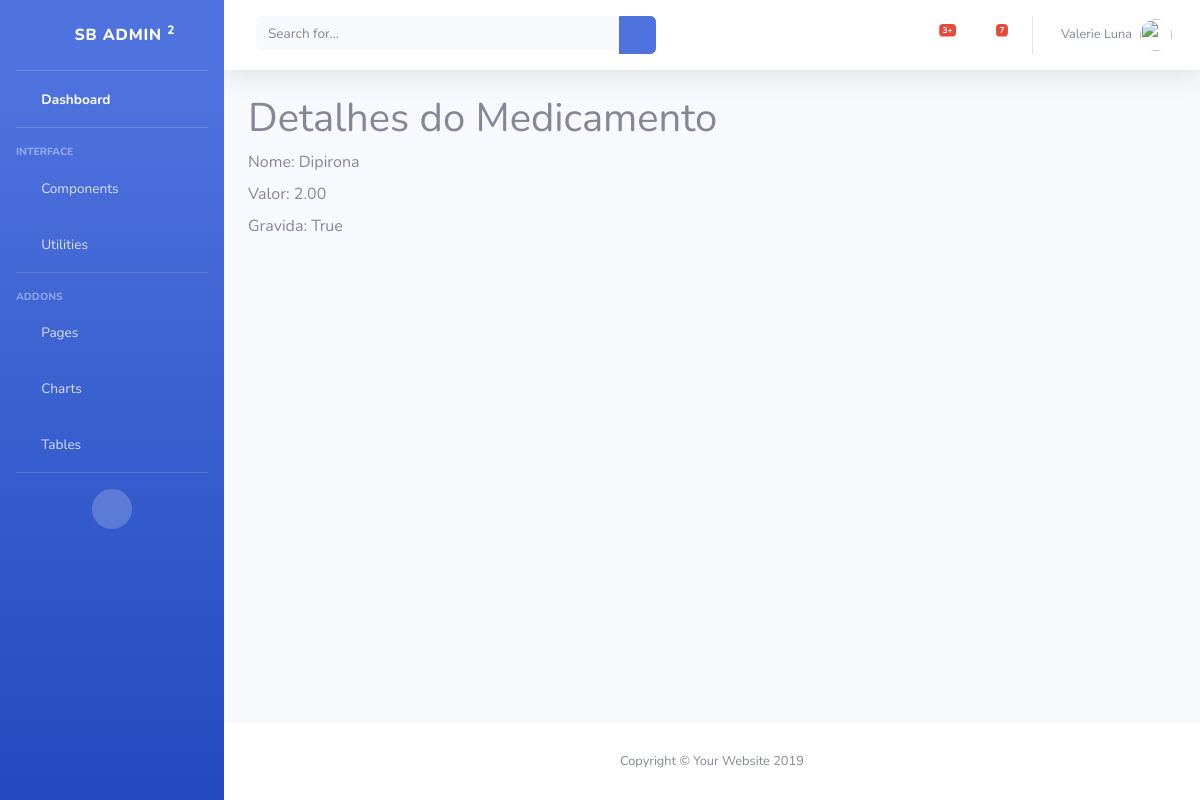
Page /atendimento/medicamento/1 on the committed database.
### atendimento/models.py (models this page shows)
class Medicamento(models.Model):
    nome = models.CharField(max_length=20)
    valor = models.DecimalField(max_digits=9,decimal_places=2)
    gravida = models.BooleanField()

### atendimento/views.py (the view)
# urls.py: path('medicamento/<int:medicamento_id>', views.medicamento_show),
def medicamento_show(request, medicamento_id):
    medicamento = Medicamento.objects.get(id=medicamento_id)
    return render (request, 'medicamento/show.html', {'medicamento': medicamento})

### atendimento/templates/medicamento/show.html
{% extends 'base.html' %}
{% block conteudo %}
<h1>Detalhes do Medicamento</h1>
<div>
    <label>Nome:</label>
    {{medicamento.nome}}
</div>
<div>
    <label>Valor:</label>
    {{medicamento.valor}}
</div>
<div>
    <label>Gravida:</label>
    {{medicamento.gravida}}
</div>
{% endblock %}

### rows in the picture
Medicamento: nome "Dipirona", valor "2.00", gravida "True"
